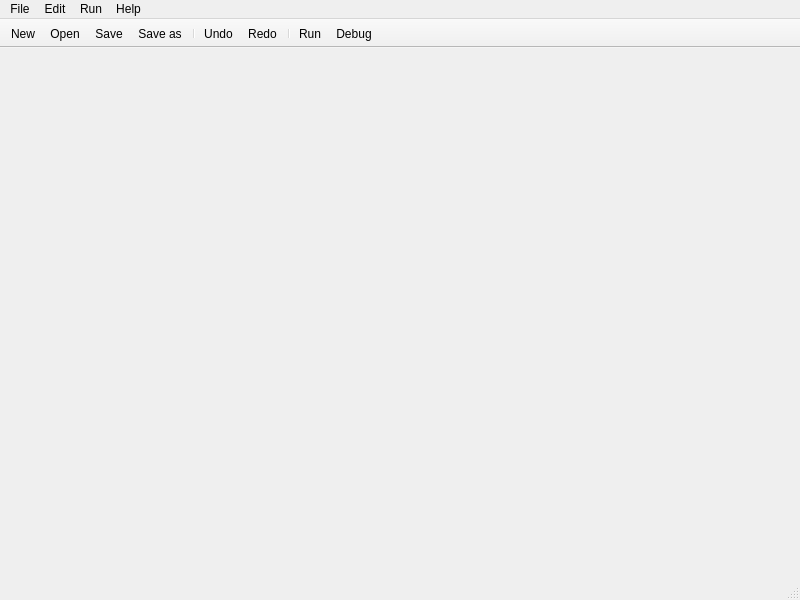
<?xml version="1.0" encoding="UTF-8"?>
<ui version="4.0">
 <class>MainWindow</class>
 <widget class="QMainWindow" name="MainWindow">
  <property name="geometry">
   <rect>
    <x>0</x>
    <y>0</y>
    <width>800</width>
    <height>600</height>
   </rect>
  </property>
  <property name="windowTitle">
   <string>MainWindow</string>
  </property>
  <property name="documentMode">
   <bool>false</bool>
  </property>
  <widget class="QWidget" name="centralwidget">
   <layout class="QVBoxLayout" name="verticalLayout">
    <item>
     <layout class="QVBoxLayout" name="vertical_layout">
      <item>
       <layout class="QHBoxLayout" name="horizontal_layout"/>
      </item>
     </layout>
    </item>
   </layout>
  </widget>
  <widget class="QMenuBar" name="menubar">
   <property name="geometry">
    <rect>
     <x>0</x>
     <y>0</y>
     <width>800</width>
     <height>22</height>
    </rect>
   </property>
   <widget class="QMenu" name="menuFile">
    <property name="title">
     <string>File</string>
    </property>
    <addaction name="actionNew"/>
    <addaction name="actionOpen"/>
    <addaction name="actionSave"/>
    <addaction name="actionSave_as"/>
    <addaction name="actionExit"/>
   </widget>
   <widget class="QMenu" name="menuEdit">
    <property name="title">
     <string>Edit</string>
    </property>
    <addaction name="actionUndo"/>
    <addaction name="actionRedo"/>
   </widget>
   <widget class="QMenu" name="menuRun">
    <property name="title">
     <string>Run</string>
    </property>
    <addaction name="actionRun"/>
    <addaction name="actionDebug"/>
   </widget>
   <widget class="QMenu" name="menuHelp">
    <property name="title">
     <string>Help</string>
    </property>
    <addaction name="actionHelp"/>
    <addaction name="actionAbout"/>
   </widget>
   <addaction name="menuFile"/>
   <addaction name="menuEdit"/>
   <addaction name="menuRun"/>
   <addaction name="menuHelp"/>
  </widget>
  <widget class="QStatusBar" name="statusbar"/>
  <widget class="QToolBar" name="top_tool_bar">
   <property name="windowTitle">
    <string>toolBar</string>
   </property>
   <property name="movable">
    <bool>false</bool>
   </property>
   <property name="allowedAreas">
    <set>Qt::TopToolBarArea</set>
   </property>
   <attribute name="toolBarArea">
    <enum>TopToolBarArea</enum>
   </attribute>
   <attribute name="toolBarBreak">
    <bool>false</bool>
   </attribute>
   <addaction name="actionNew"/>
   <addaction name="actionOpen"/>
   <addaction name="actionSave"/>
   <addaction name="actionSave_as"/>
   <addaction name="separator"/>
   <addaction name="actionUndo"/>
   <addaction name="actionRedo"/>
   <addaction name="separator"/>
   <addaction name="actionRun"/>
   <addaction name="actionDebug"/>
  </widget>
  <action name="actionNew">
   <property name="icon">
    <iconset theme="document-new">
     <normaloff>.</normaloff>.</iconset>
   </property>
   <property name="text">
    <string>New...</string>
   </property>
   <property name="shortcut">
    <string>Ctrl+N</string>
   </property>
  </action>
  <action name="actionOpen">
   <property name="icon">
    <iconset theme="document-open">
     <normaloff>.</normaloff>.</iconset>
   </property>
   <property name="text">
    <string>Open...</string>
   </property>
   <property name="shortcut">
    <string>Ctrl+O</string>
   </property>
  </action>
  <action name="actionSave_as">
   <property name="icon">
    <iconset theme="document-save-as">
     <normaloff>.</normaloff>.</iconset>
   </property>
   <property name="text">
    <string>Save as...</string>
   </property>
   <property name="shortcut">
    <string>Ctrl+Shift+S</string>
   </property>
  </action>
  <action name="actionExit">
   <property name="icon">
    <iconset theme="exit">
     <normaloff>.</normaloff>.</iconset>
   </property>
   <property name="text">
    <string>Exit</string>
   </property>
   <property name="shortcut">
    <string>Ctrl+Q</string>
   </property>
  </action>
  <action name="actionUndo">
   <property name="icon">
    <iconset theme="undo">
     <normaloff>.</normaloff>.</iconset>
   </property>
   <property name="text">
    <string>Undo</string>
   </property>
   <property name="shortcut">
    <string>Ctrl+Z</string>
   </property>
  </action>
  <action name="actionRedo">
   <property name="icon">
    <iconset theme="redo">
     <normaloff>.</normaloff>.</iconset>
   </property>
   <property name="text">
    <string>Redo</string>
   </property>
   <property name="shortcut">
    <string>Ctrl+Shift+Z</string>
   </property>
  </action>
  <action name="actionRun">
   <property name="text">
    <string>Run</string>
   </property>
  </action>
  <action name="actionDebug">
   <property name="text">
    <string>Debug</string>
   </property>
  </action>
  <action name="actionHelp">
   <property name="text">
    <string>Help</string>
   </property>
  </action>
  <action name="actionAbout">
   <property name="text">
    <string>About</string>
   </property>
  </action>
  <action name="actionSave">
   <property name="icon">
    <iconset theme="document-save">
     <normaloff>.</normaloff>.</iconset>
   </property>
   <property name="text">
    <string>Save</string>
   </property>
   <property name="shortcut">
    <string>Ctrl+S</string>
   </property>
  </action>
 </widget>
 <resources/>
 <connections/>
</ui>
